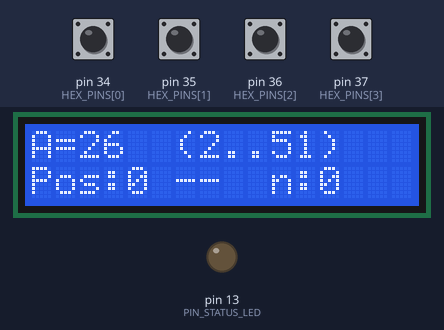
A sketch run on a simulated Arduino Mega 2560, built with avr-gcc and run on an emulated ATmega2560. On the bench: 16×2 character LCD, output pins drawn as LEDs (lit = HIGH). Wiring (from diagram.json): PCF8574 port expander at I2C address 0x27. Dashed ring = blinking. The test bench sets the inputs (shaded band); at power-on: pin 34 (HEX_PINS[0]), pin 35 (HEX_PINS[1]), pin 36 (HEX_PINS[2]), pin 37 (HEX_PINS[3]) HIGH. What the sketch prints to the serial monitor is not drawn.

Above: at 1.2 s.
1.3 s: pin 34 (HEX_PINS[0]) pulled LOW for 0.15 s
At 1.46 s:
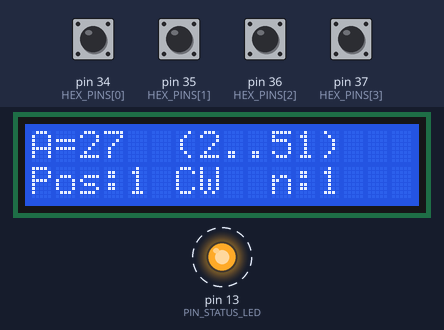
2.0 s: pin 35 (HEX_PINS[1]) pulled LOW for 1 s
At 3.29 s:
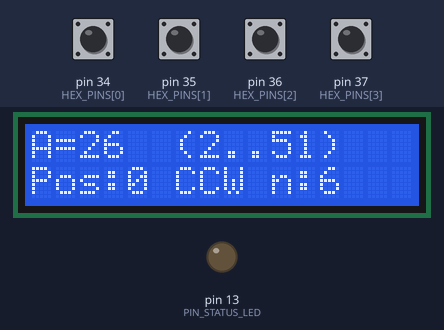
3.6 s: pin 36 (HEX_PINS[2]) pulled LOW for 0.15 s
At 3.76 s:
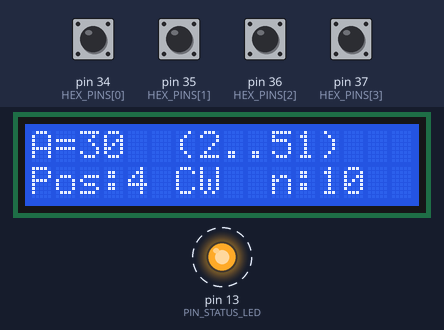
4.3 s: pin 37 (HEX_PINS[3]) pulled LOW for 0.15 s
5.0 s: pin 34 (HEX_PINS[0]) pulled LOW for 1 s
At 6.32 s:
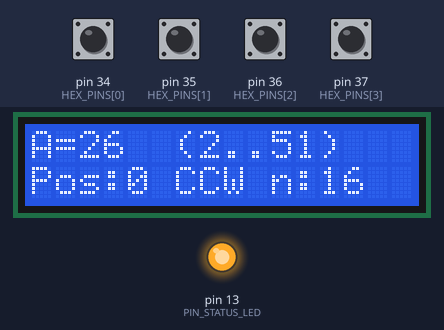
6.6 s: pin 35 (HEX_PINS[1]) pulled LOW for 0.15 s
At 7.5 s:
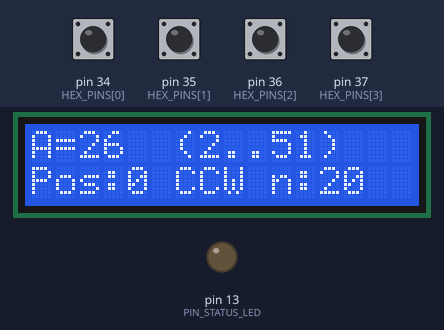
Timing chart, 0 to 8.3 s (numbered marks = the images above; inputs shaded):
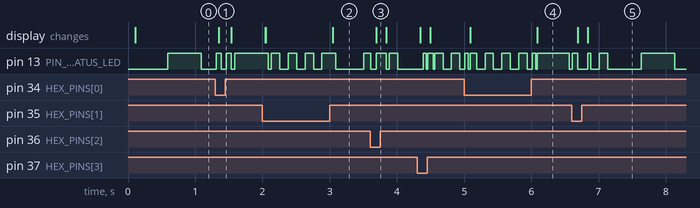

Measured:
- after the input at 1.3 s, the display: changes after 0.05 s (image 1)
- after the input at 2.0 s, the display: first changes at once (image 2 shows a later state)
- after the input at 3.6 s, the display: changes after 0.09 s (image 3)
- after the input at 5.0 s, the display: first changes after 0.09 s (image 4 shows a later state)
- after the input at 6.6 s, the display: first changes after 0.09 s (image 5 shows a later state)

The sketch:

sketch.ino
```cpp
/*
 * Hex rotary switch test - a free-running 16-position hex rotary switch (0-F) changes a number A
 *
 * Purpose: find out how the hex rotary switch (partco "hex rotary switch 0-F", legs 1, 2, 4, 8 and two C) behaves
 * before it is used as the control of the planned settings menu (see ../RDD-REQUIREMENTS.md). Nothing here has
 * anything to do with the LED strips or sticks of the casino sign.
 *
 * WHAT IT DOES: the program keeps one number A in memory. A runs from A_MIN (2) to A_MAX (51), it does NOT wrap
 * (it stops at the ends) and one switch step changes it by A_STEP (1). Turning the switch clockwise makes A grow,
 * counter-clockwise makes it smaller. The switch is an absolute 4-bit code (not an incremental encoder): the
 * sketch reads all four legs and works out the direction and the number of steps from the CHANGE of the position:
 *     delta = (new position - old position) mod 16
 *     1..7  = that many steps forward,   9..15 = (16 - delta) steps backward,   8 = ambiguous, ignored.
 * So a fast turn that skips positions (up to 7 at a time) is still counted correctly.
 * The LCD (2x16, I2C 0x27) shows A all the time:
 *     row 0   "A=27  (2..51)"
 *     row 1   "Pos:7 CW  n:123"     raw position 0-F, last direction (CW, CCW or -- before the first move), steps so far
 *
 * SETTINGS you may need to change (all at the top):
 *   reverseDirection   one bit in memory: false = a rising position code is clockwise, true = turn the direction round.
 *                      If A goes the wrong way when you turn the switch, change false to true.
 *   HEX_BIT_IS_LOW     true = a leg connected to C reads LOW and counts as a set bit (normal). If position 0 shows
 *                      as F on the LCD, the switch is complement-coded: set this to false.
 *
 * SIGN OF LIFE: the LED on pin 13 blinks all the time while the program runs (every HEARTBEAT_MS, four times as
 * fast while the switch is being turned a lot; it is shortly inverted at every position change). Once per second
 * (DEBUG_MS) the Serial Monitor (115200 baud, SERIAL_BAUD) gets a line
 *     DBG up=<s> pos=<0-F> A=<n> dir=<CW|CCW|--> steps=<n> chg=<n> raw=<bits> beats=<n> lcd=<0|1>
 * (uptime, switch position, A, last direction, steps, position changes, raw leg bits, LED toggles, LCD state).
 *
 * LCD: the display is checked all the time. If it stops answering, or is not there at start-up, the sketch tries
 * to start it again every LCD_RETRY_MS. Every LCD_REINIT_MS the display is also started from scratch and redrawn
 * (a brief flicker): this recovers a controller that was reset by a voltage dip while the backlight stayed on.
 * Set LCD_REINIT_MS to 0 to turn that off.
 *
 * Only built-in types are used in function signatures (Arduino's automatic prototypes).
 */

#include <Wire.h>

// ============================== CONFIGURATION ==============================
constexpr uint32_t SERIAL_BAUD = 115200;     // Serial Monitor speed (also printed at start-up)
constexpr uint8_t PIN_STATUS_LED = 13;       // onboard LED, sign of life

// Hex rotary switch: legs 1, 2, 4, 8 (bit weights) on these pins, the common leg C to GND.
constexpr uint8_t HEX_PINS[4] = {34, 35, 36, 37};   // leg 1, leg 2, leg 4, leg 8
constexpr bool HEX_BIT_IS_LOW = true;        // a leg connected to C (pin LOW) is a set bit
constexpr unsigned long HEX_DEBOUNCE_MS = 10;       // a new position must stay unchanged this long to count

bool reverseDirection = false;               // one bit in memory: true = swap clockwise and counter-clockwise

// The number A.
constexpr int A_MIN = 2;
constexpr int A_MAX = 51;
constexpr int A_STEP = 1;                    // change of A per switch step
constexpr int A_START = 26;                  // A at power-up (in the middle, so both directions can be tried)

// LCD: 2x16 HD44780 behind a PCF8574 I2C backpack (P0 RS, P1 RW, P2 E, P3 backlight, P4..P7 D4..D7).
constexpr uint8_t LCD_I2C_ADDRESS = 0x27;    // if the scan lists another address (often 0x3F), set it here
constexpr uint8_t LCD_COLS = 16;
constexpr uint8_t LCD_ROWS = 2;
constexpr uint8_t LCD_CHARS_PER_LOOP = 6;    // characters sent per loop() pass (max 7: the Wire buffer holds 32 bytes)
constexpr unsigned long LCD_BUILD_MS = 50;   // how often the text is rebuilt
constexpr unsigned long LCD_RETRY_MS = 1000; // retry interval while the display does not answer
constexpr unsigned long LCD_REINIT_MS = 5000;  // full re-initialisation interval (0 = never)

// Sign of life.
constexpr unsigned long HEARTBEAT_MS = 500;
constexpr unsigned long HEARTBEAT_FAST_MS = 125;
constexpr unsigned long INVERT_MS = 80;
constexpr unsigned long DEBUG_MS = 1000;
constexpr uint8_t BUSY_CHANGES = 3;          // position changes within about a second that make the LED blink faster

constexpr uint8_t LCD_BIT_RS = 0x01;
constexpr uint8_t LCD_BIT_E = 0x04;
constexpr uint8_t LCD_BIT_BACKLIGHT = 0x08;

// ============================== STATE ======================================
int valueA = A_START;                        // the number A
uint8_t stablePos = 0;                       // the accepted switch position 0..15
uint8_t candidatePos = 0;                    // the position being debounced
unsigned long candidateSince = 0;
int8_t lastDir = 0;                          // +1 = A grew (CW), -1 = A shrank (CCW), 0 = no move yet
unsigned long stepCount = 0;                 // switch steps counted since power-up
unsigned long changeCount = 0;               // position changes since power-up
unsigned long ambiguousCount = 0;            // changes of exactly 8 positions (direction unknown, ignored)

bool beatOn = false;
unsigned long beatCount = 0;
unsigned long lastBeat = 0;
unsigned long lastDebug = 0;
unsigned long lastChangeAt = 0;
bool anyChange = false;
uint8_t changesNow = 0;
uint8_t changesPrev = 0;
unsigned long changeWindowStart = 0;

bool lcdOk = false;                          // the display answered during the last start or update
char lcdWanted[LCD_ROWS][LCD_COLS + 1];      // the text that should be on screen
char lcdShown[LCD_ROWS][LCD_COLS];           // what the display shows now
unsigned long lcdLastBuild = 0;
unsigned long lcdLastTry = 0;                // last (re-)initialisation attempt
unsigned long lcdLastInit = 0;               // last successful initialisation

// ============================== HEX SWITCH =================================

// Reads the four legs: bit k of the result is set when leg k is connected to C (see HEX_BIT_IS_LOW).
uint8_t readRawPosition() {
  uint8_t value = 0;
  for (uint8_t k = 0; k < 4; k++) {
    const bool low = (digitalRead(HEX_PINS[k]) == LOW);
    if (low == HEX_BIT_IS_LOW) value |= (uint8_t)(1 << k);
  }
  return value;
}

// Applies a move of the switch from position `from` to position `to` to the number A.
void applyMove(uint8_t from, uint8_t to) {
  changeCount++;
  lastChangeAt = millis();
  anyChange = true;
  changesNow++;
  const uint8_t delta = (uint8_t)((to - from) & 15);
  if (delta == 8) {                          // exactly half a turn: forward or backward cannot be told
    ambiguousCount++;
    return;
  }
  int steps = delta;
  int dir = 1;                               // +1 = a rising position code
  if (delta > 8) {
    steps = 16 - delta;
    dir = -1;
  }
  if (reverseDirection) dir = -dir;
  stepCount += (unsigned long)steps;
  lastDir = (int8_t)dir;
  int next = valueA + dir * steps * A_STEP;
  if (next < A_MIN) next = A_MIN;
  if (next > A_MAX) next = A_MAX;
  valueA = next;
}

// Reads the switch and, when a new position has been stable long enough, applies the move.
void pollSwitch(unsigned long now) {
  const uint8_t raw = readRawPosition();
  if (raw != candidatePos) {                 // still changing (or bouncing): start timing again
    candidatePos = raw;
    candidateSince = now;
    return;
  }
  if (candidatePos == stablePos) return;
  if (now - candidateSince < HEX_DEBOUNCE_MS) return;
  applyMove(stablePos, candidatePos);
  stablePos = candidatePos;
}

// ============================== LCD DISPLAY ================================

// Adds one byte (two nibbles, each with an E pulse) to the open Wire transmission.
void lcdQueue(uint8_t value, uint8_t rs) {
  const uint8_t hi = (uint8_t)((value & 0xF0) | LCD_BIT_BACKLIGHT | rs);
  const uint8_t lo = (uint8_t)(((value << 4) & 0xF0) | LCD_BIT_BACKLIGHT | rs);
  Wire.write((uint8_t)(hi | LCD_BIT_E));
  Wire.write(hi);
  Wire.write((uint8_t)(lo | LCD_BIT_E));
  Wire.write(lo);
}

// Sends a single nibble (only used while the display is being switched to 4-bit mode).
bool lcdNibble(uint8_t nibble) {
  const uint8_t b = (uint8_t)((nibble << 4) | LCD_BIT_BACKLIGHT);
  Wire.beginTransmission(LCD_I2C_ADDRESS);
  Wire.write((uint8_t)(b | LCD_BIT_E));
  Wire.write(b);
  return Wire.endTransmission() == 0;
}

bool lcdCommand(uint8_t command) {
  Wire.beginTransmission(LCD_I2C_ADDRESS);
  lcdQueue(command, 0);
  return Wire.endTransmission() == 0;
}

// The start-up sequence of the HD44780 (4-bit mode). Returns false when nobody answers.
bool lcdInit() {
  lcdOk = false;
  delay(50);
  if (!lcdNibble(0x3)) return false;
  delay(5);
  lcdNibble(0x3);
  delay(1);
  lcdNibble(0x3);
  delay(1);
  lcdNibble(0x2);               // switch to 4-bit mode
  delay(1);
  lcdCommand(0x28);             // 4-bit, two lines, 5x8 font
  lcdCommand(0x0C);             // display on, no cursor
  lcdCommand(0x06);             // cursor moves right
  lcdCommand(0x01);             // clear
  delay(3);
  for (uint8_t row = 0; row < LCD_ROWS; row++) {
    for (uint8_t col = 0; col < LCD_COLS; col++) lcdShown[row][col] = ' ';
  }
  lcdOk = true;
  return true;
}

// Boot-time I2C scan: prints every device that acknowledges its address and tells whether the LCD answered.
uint8_t scanI2cBus() {
  Serial.println(F("I2C scan (0x08-0x77):"));
  uint8_t found = 0;
  bool lcdFound = false;
  for (uint8_t address = 0x08; address <= 0x77; address++) {
    Wire.beginTransmission(address);
    if (Wire.endTransmission() != 0) continue;
    found++;
    if (address == LCD_I2C_ADDRESS) lcdFound = true;
    Serial.print(F("  found 0x"));
    if (address < 16) Serial.print(F("0"));
    Serial.print((int)address, HEX);
    Serial.println(address == LCD_I2C_ADDRESS ? F("  (LCD address in this sketch)") : F(""));
  }
  Serial.print(F("I2C scan done: "));
  Serial.print((int)found);
  Serial.println(F(" device(s)"));
  if (!lcdFound) {
    Serial.print(F("No device on the LCD address 0x"));
    Serial.print((int)LCD_I2C_ADDRESS, HEX);
    Serial.println(F(": check SDA D20 / SCL D21 and the 5 V supply; if the scan lists another address, set LCD_I2C_ADDRESS to it."));
  }
  return found;
}

// Copies text into a row of lcdWanted and pads it with spaces.
void lcdPut(uint8_t row, const char *text) {
  uint8_t col = 0;
  while (col < LCD_COLS && text[col] != 0) {
    lcdWanted[row][col] = text[col];
    col++;
  }
  while (col < LCD_COLS) lcdWanted[row][col++] = ' ';
  lcdWanted[row][LCD_COLS] = 0;
}

const char *directionName() {
  if (lastDir > 0) return "CW";
  if (lastDir < 0) return "CCW";
  return "--";
}

void buildLcdText() {
  char line[24];
  snprintf(line, sizeof(line), "A=%-4d(%d..%d)", valueA, A_MIN, A_MAX);
  lcdPut(0, line);
  unsigned int shownSteps = (unsigned int)(stepCount > 9999UL ? 9999UL : stepCount);
  snprintf(line, sizeof(line), "Pos:%X %-3s n:%u", (unsigned int)stablePos, directionName(), shownSteps);
  lcdPut(1, line);
}

// Sends the next few characters that differ from what the display shows. A failed transmission marks the display as lost.
void lcdSendChanges() {
  for (uint8_t row = 0; row < LCD_ROWS; row++) {
    for (uint8_t col = 0; col < LCD_COLS; col++) {
      if (lcdWanted[row][col] == lcdShown[row][col]) continue;
      Wire.beginTransmission(LCD_I2C_ADDRESS);
      lcdQueue((uint8_t)(0x80 | (row ? 0x40 : 0x00) | col), 0);  // set the cursor
      uint8_t sent = 0;
      uint8_t startCol = col;
      while (col < LCD_COLS && sent < LCD_CHARS_PER_LOOP) {
        lcdQueue((uint8_t)lcdWanted[row][col], LCD_BIT_RS);
        col++;
        sent++;
      }
      if (Wire.endTransmission() != 0) {     // nobody answered: start again later
        lcdOk = false;
        return;
      }
      for (uint8_t c = startCol; c < col; c++) lcdShown[row][c] = lcdWanted[row][c];
      return;  // the rest follows on the next pass
    }
  }
}

void updateLcd(unsigned long now) {
  if (!lcdOk) {                              // not started yet or lost: try again now and then
    if (now - lcdLastTry >= LCD_RETRY_MS) {
      lcdLastTry = now;
      if (lcdInit()) lcdLastInit = now;
    }
    return;
  }
  if (LCD_REINIT_MS > 0 && now - lcdLastInit >= LCD_REINIT_MS) {  // start from scratch now and then
    lcdLastTry = now;
    lcdLastInit = now;
    lcdInit();
    return;
  }
  if (now - lcdLastBuild >= LCD_BUILD_MS) {
    lcdLastBuild = now;
    buildLcdText();
  }
  lcdSendChanges();
}

// ============================== SIGN OF LIFE ===============================

// Prints the once-per-second debug line (uptime and beats change every time).
void printDebug(unsigned long now) {
  Serial.print(F("DBG up="));
  Serial.print(now / 1000UL);
  Serial.print(F(" pos="));
  Serial.print((int)stablePos, HEX);
  Serial.print(F(" A="));
  Serial.print(valueA);
  Serial.print(F(" dir="));
  Serial.print(directionName());
  Serial.print(F(" steps="));
  Serial.print(stepCount);
  Serial.print(F(" chg="));
  Serial.print(changeCount);
  Serial.print(F(" raw="));
  Serial.print((int)readRawPosition(), HEX);
  Serial.print(F(" beats="));
  Serial.print(beatCount);
  Serial.print(F(" lcd="));
  Serial.println(lcdOk ? 1 : 0);
}

void signOfLife(unsigned long now) {
  if (now - changeWindowStart >= 1000) {     // sliding one-second window of position changes
    changesPrev = changesNow;
    changesNow = 0;
    changeWindowStart = now;
  }
  if (now - lastDebug >= DEBUG_MS) {
    lastDebug = now;
    printDebug(now);
  }
  const bool busy = (changesNow + changesPrev >= BUSY_CHANGES);
  const unsigned long beatMs = busy ? HEARTBEAT_FAST_MS : HEARTBEAT_MS;
  if (now - lastBeat >= beatMs) {            // the LED blinks all the time, faster when the switch is turned a lot
    lastBeat = now;
    beatOn = !beatOn;
    beatCount++;
  }
  const bool inverted = anyChange && (now - lastChangeAt < INVERT_MS);   // shortly inverted after a position change
  digitalWrite(PIN_STATUS_LED, (beatOn != inverted) ? HIGH : LOW);
}

// ============================== SETUP / LOOP ===============================

void setup() {
  Serial.begin(SERIAL_BAUD);
  pinMode(PIN_STATUS_LED, OUTPUT);
  for (uint8_t k = 0; k < 4; k++) pinMode(HEX_PINS[k], INPUT_PULLUP);
  stablePos = readRawPosition();
  candidatePos = stablePos;

  Serial.println(F("Hex rotary switch test: turn the switch, A changes (see the top of sketch.ino)."));
  Serial.print(F("Serial speed "));
  Serial.print(SERIAL_BAUD);
  Serial.println(F(" baud; a DBG line is printed every second."));

  Wire.begin();
  Wire.setClock(100000UL);
  scanI2cBus();
  if (lcdInit()) {
    lcdLastInit = millis();
  } else {
    Serial.println(F("LCD did not answer at start-up; trying again every second."));
  }

  const unsigned long now = millis();
  candidateSince = now;
  lastBeat = now;
  lastDebug = now;
  changeWindowStart = now;
  lcdLastTry = now;
  buildLcdText();
}

void loop() {
  const unsigned long now = millis();
  pollSwitch(now);
  signOfLife(now);
  updateLcd(now);
}
```
